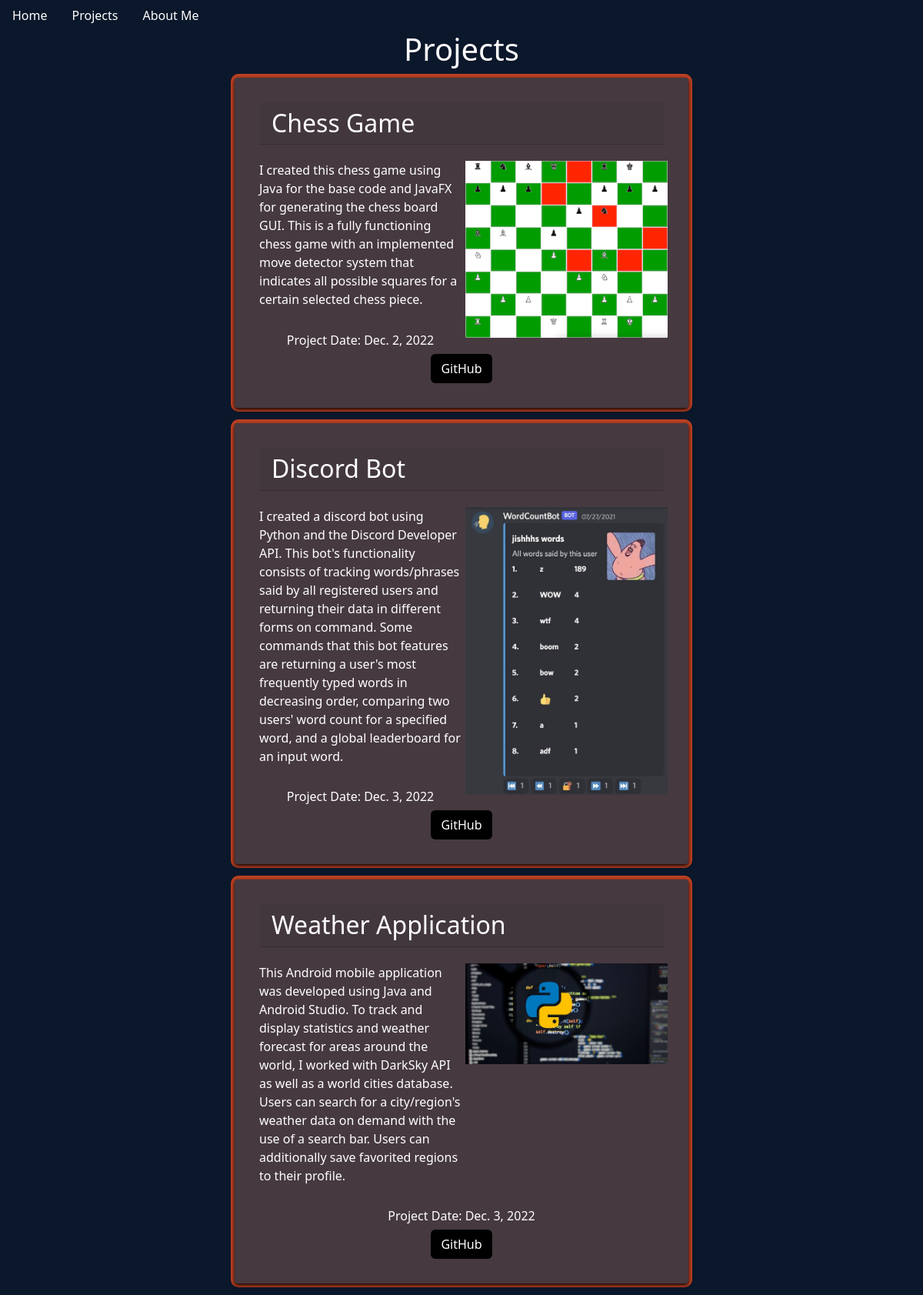
/projects/, run on the app's committed database.
### jsite2/models.py (models this page shows)
class Projects(models.Model):
    title = models.CharField(max_length=255)
    intro = models.TextField()
    date = models.DateField()
    link=models.URLField()
    image=models.CharField(max_length=255, default='pythonimg.png')

### jsite2/views.py (the view)
# urls.py: path('projects/', views.projects, name="projects"),
def projects(request):
    pack = Projects.objects.all()
    return render(request, 'jweb2/projects.html', {'context':pack})

### templates/jweb2/projects.html (shortened to what this page needs)
{% include 'main.html' %}
{% load static %}
<head>
    <link rel=”stylesheet” href=”https://cdnjs.cloudflare.com/ajax/libs/font-awesome/4.7.0/css/font-awesome.min.css”>
    <link rel="stylesheet" href="{% static 'jweb2/css/projects.css' %}">
</head>
<body class="body">
<h1 class="page-header"style="text-align: center">Projects</h1>
    {% for project in context %}
    {% with 'jweb2/images/'|add:project.image as project_photo %}
        <div class="card-wrap">
            <div class="card">
                <h2 class="card-header">{{project.title}}</h2>
                    <div class="card-content">
                        <div class="card-image">
                            <img src="{% static project_photo %}">
                        </div>
                    <div class="intro-wrapper">
                        <p1 class="description" style="text-align: left;">{{project.intro}}</p1>
                     </div>
                     <div class="card-bottom">
                        <h2 style="font-size: medium; color: white;">Project Date: {{project.date}}</h2>
                        <button class="btn" onclick="window.open('{{project.link}}')"> GitHub</button>
                     </div>
                    </div>
            </div>
        </div>
    {% endwith %}
    {% endfor %}
</body>

### jsite2/templates/main.html (shortened to what this page needs)
<!DOCTYPE html>
<html lang="en">
<head>
</head>
<body>
    {% include 'navbar.html' %}
</body>
</html>

### jsite2/templates/navbar.html (shortened to what this page needs)
<html>
{% load static %}
  <head>
    <link rel=”stylesheet” href=”https://cdnjs.cloudflare.com/ajax/libs/font-awesome/4.7.0/css/font-awesome.min.css”>
    <link href="https://cdn.jsdelivr.net/npm/bootstrap@5.2.0/dist/css/bootstrap.min.css" rel="stylesheet">
  </head>
 <nav class="nav navbar-nav navbar-expand-lg">
   <ul class="nav">
      <li class="nav-item">
        <a class="nav-link active" aria-current="page" href="/">Home</a>
      </li>
      <li class="nav-item">
        <a class="nav-link" href="/projects/">Projects</a>
      </li>
      <li class="nav-item">
        <a class="nav-link" href="/aboutme/">About Me</a>
      </li>
   </ul>
 </nav>
</html>

### static/jweb2/css/projects.css (style rules this page uses)
.card-wrap { width: 80%; margin-bottom: 10px; }
.card { padding: 2rem; border:none; box-shadow: 0 2px 5px 0 rgb(0,0,.2); border-radius: .25rem; }
.card-image { max-width: 50%; max-height: 70%; float: right; }
.card-image > img { max-height: 100%; max-width: 100%; margin-left: 2%; display: inline-block; }
.card-content { text-align: center; display:block; margin-top: 4%; }
.intro-wrapper { text-align:left; max-width: 50%; }
.card-image { margin-left: auto; margin-right: auto; }
.card-bottom { margin-top: 6%; }
.btn { background-color: black; color: white; overflow: auto; }
.body { background-color: #0B172A; }
.page-header { color: white; font: titleFont; }
.card-wrap { width: 50%; margin: 0 auto; margin-bottom: 10px; border:5px solid #BC4123; border-radius: 10px; }

### jsite2/templates/navbar.html (style rules this page uses)
.nav-link { font: items; color: white !important; }

### templates/jweb2/projects.html (style rules this page uses)
.card { background-color: #463940; }
.description { color: white; }
.card-header { color: white; }

### data on the page
Projects: title "Chess Game", intro "I created this chess game using Java for the base code and JavaFX for generating the chess board GUI. This is a fully functioning chess game with an implemented move detector system that indicates all possible squares for a certain selected chess piece.", date "Dec. 2, 2022"
Projects: title "Discord Bot", intro "I created a discord bot using Python and the Discord Developer API. This bot's functionality consists of tracking words/phrases said by all registered users and returning their data in different forms on command. Some commands that this bot features are returning a user's most frequently typed words in decreasing order, comparing two users' word count for a specified word, and a global leaderboard for an input word.", date "Dec. 3, 2022"
Projects: title "Weather Application", intro "This Android mobile application was developed using Java and Android Studio. To track and display statistics and weather forecast for areas around the world, I worked with DarkSky API as well as a world cities database. Users can search for a city/region's weather data on demand with the use of a search bar. Users can additionally save favorited regions to their profile.", date "Dec. 3, 2022"
